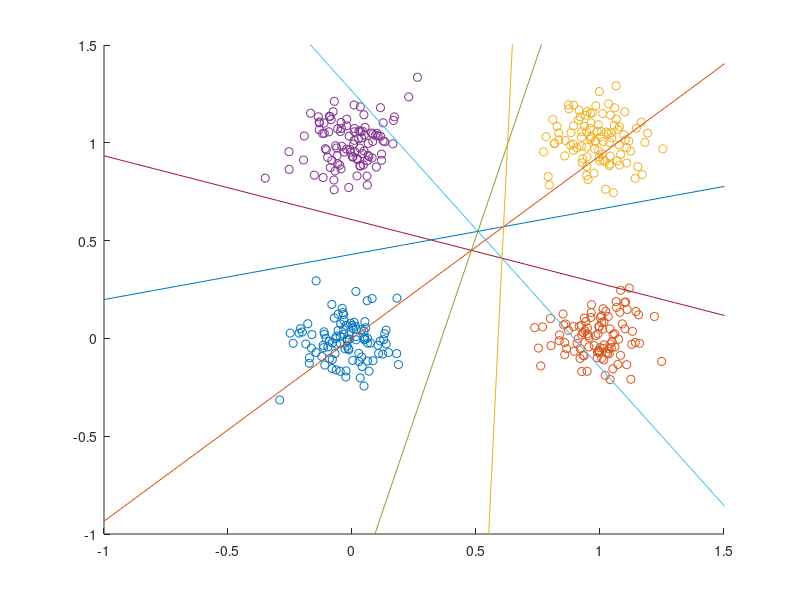

Recreate this plot in MATLAB.
% covariance matrix and mean vector
Sigma = [.01 0; 0 .01];
m1 = [0 0];
m2 = [1 0];
m3 = [1 1];
m4 = [0 1];

% Generate 100 points and draw it to graph 1st
hold on
r1 = mvnrnd(m1,Sigma,100);
r2 = mvnrnd(m2,Sigma,100);
r3 = mvnrnd(m3,Sigma,100);
r4 = mvnrnd(m4,Sigma,100);
plot( r1(:,1) , r1(:,2) , 'o' )
plot( r2(:,1) , r2(:,2) , 'o' )
plot( r3(:,1) , r3(:,2) , 'o' )
plot( r4(:,1) , r4(:,2) , 'o' )


% Initial Weighting for 4 classes
weight1 = zeros(1,3);
weight2 = zeros(1,3);
weight3 = zeros(1,3);
weight4 = zeros(1,3);


% temp variable
tmp1x = r1(:,1); tmp1y = r1(:,2);
tmp2x = r2(:,1); tmp2y = r2(:,2);
tmp3x = r3(:,1); tmp3y = r3(:,2);
tmp4x = r4(:,1); tmp4y = r4(:,2);

coef = 0.1;
err = 1;
iteration = 0;
while err ~= 0
    err = 0;
    iteration = iteration + 1;

    % Class 1
    for la = 1 : size(tmp1x) % 10 % 100 gaussian point
        % class 1
        % get each Decision boundary
        D1 = dot( [tmp1x(la) tmp1y(la) 1] , weight1 );
        D2 = dot( [tmp1x(la) tmp1y(la) 1] , weight2 );
        D3 = dot( [tmp1x(la) tmp1y(la) 1] , weight3 );
        D4 = dot( [tmp1x(la) tmp1y(la) 1] , weight4 );

        currentClassERR = 0; %if current class weight need to be ajusted
        % Check if other class weight need to be decrese 
        if D2 >= D1
            weight2 = weight2 - [tmp1x(la) tmp1y(la) 1];
            err = 1; % needs an extra iteration
            currentClassERR = 1;
        elseif D3 >= D1
            weight3 = weight3 - [tmp1x(la) tmp1y(la) 1];
            err = 1; % needs an extra iteration
            currentClassERR = 1;
        elseif D4 >= D1
            weight4 = weight4 - [tmp1x(la) tmp1y(la) 1];
            err = 1; % needs an extra iteration
            currentClassERR = 1;
        end
        % Check if current class weight need to be add
        if currentClassERR == 1
            weight1 = weight1 + [tmp1x(la) tmp1y(la) 1];
            currentClassERR = 0;
        end
        
        % class 2
        D1 = dot( [tmp2x(la) tmp2y(la) 1] , weight1 );
        D2 = dot( [tmp2x(la) tmp2y(la) 1] , weight2 );
        D3 = dot( [tmp2x(la) tmp2y(la) 1] , weight3 );
        D4 = dot( [tmp2x(la) tmp2y(la) 1] , weight4 );

        % Check if other class weight need to be decrese 
        if D1 >= D2
            weight1 = weight1 - [tmp2x(la) tmp2y(la) 1];
            err = 1; % needs an extra iteration
            currentClassERR = 1;
        elseif D3 >= D2
            weight3 = weight3 - [tmp2x(la) tmp2y(la) 1];
            err = 1; % needs an extra iteration
            currentClassERR = 1;
        elseif D4 >= D2
            weight4 = weight4 - [tmp2x(la) tmp2y(la) 1];
            err = 1; % needs an extra iteration
            currentClassERR = 1;
        end
        % Check if current class weight need to be add
        if currentClassERR == 1
            weight2 = weight2 + [tmp2x(la) tmp2y(la) 1];
            currentClassERR = 0;
        end
        % class 3
        D1 = dot( [tmp3x(la) tmp3y(la) 1] , weight1 );
        D2 = dot( [tmp3x(la) tmp3y(la) 1] , weight2 );
        D3 = dot( [tmp3x(la) tmp3y(la) 1] , weight3 );
        D4 = dot( [tmp3x(la) tmp3y(la) 1] , weight4 );

        % Check if other class weight need to be decrese 
        if D1 >= D3
            weight1 = weight1 - [tmp3x(la) tmp3y(la) 1];
            err = 1; % needs an extra iteration
            currentClassERR = 1;
        elseif D2 >= D3
            weight2 = weight2 - [tmp3x(la) tmp3y(la) 1];
            err = 1; % needs an extra iteration
            currentClassERR = 1;
        elseif D4 >= D3
            weight4 = weight4 - [tmp3x(la) tmp3y(la) 1];
            err = 1; % needs an extra iteration
            currentClassERR = 1;
        end
        % Check if current class weight need to be add
        if currentClassERR == 1
            weight3 = weight3 + [tmp3x(la) tmp3y(la) 1];
            currentClassERR = 0;
        end
        % class 4
        D1 = dot( [tmp4x(la) tmp4y(la) 1] , weight1 );
        D2 = dot( [tmp4x(la) tmp4y(la) 1] , weight2 );
        D3 = dot( [tmp4x(la) tmp4y(la) 1] , weight3 );
        D4 = dot( [tmp4x(la) tmp4y(la) 1] , weight4 );

        % Check if other class weight need to be decrese 
        if D1 >= D4
            weight1 = weight1 - [tmp4x(la) tmp4y(la) 1];
            err = 1; % needs an extra iteration
            currentClassERR = 1;
        elseif D2 >= D4
            weight2 = weight2 - [tmp4x(la) tmp4y(la) 1];
            err = 1; % needs an extra iteration
            currentClassERR = 1;
        elseif D3 >= D4
            weight3 = weight3 - [tmp4x(la) tmp4y(la) 1];
            err = 1; % needs an extra iteration
            currentClassERR = 1;
        end
        % Check if current class weight need to be add
        if currentClassERR == 1
            weight4 = weight4 + [tmp4x(la) tmp4y(la) 1];
            currentClassERR = 0;
        end
        
        %loop end
    end

end

% draw
x = -1 : .1 : 2;
% d1=d2; d1=d3; d1=d4; d2=d3; d2=d4; d3=d4
line1 = weight1 - weight2;
line2 = weight1 - weight3;
line3 = weight1 - weight4;
line4 = weight2 - weight3;
line5 = weight2 - weight4;
line6 = weight3 - weight4;

%{
% get the intersection point of all lines
ka = [line1(1),line1(2); line2(1),line2(2); line3(1),line3(2)];
kk = [line1(3),line2(3),line3(3)]';
center = -ka\kk
plot(center(1),center(2),'*')
%}

x1 = -1 : .01 : center(1) + .02 ;
x2 = center(1) : .1 : 2;
y1 = (-line1(3) - line1(1) * x ) / line1(2);
y2 = (-line2(3) - line2(1) * x ) / line2(2);
y3 = (-line3(3) - line3(1) * x ) / line3(2);
y4 = (-line4(3) - line4(1) * x ) / line4(2);
y5 = (-line5(3) - line5(1) * x ) / line5(2);
y6 = (-line6(3) - line6(1) * x ) / line6(2);

plot(x ,y1)
plot(x ,y2)
plot(x ,y3)
plot(x ,y4)
plot(x ,y5)
plot(x ,y6)


axis([-1 1.5 -1 1.5]);
